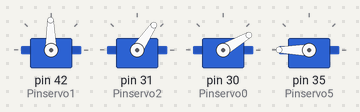
Simulated run of this sketch. Board: Arduino Mega 2560, built with avr-gcc and run on an emulated ATmega2560. Parts: 4 × servo.

Above: at 0.05 s.
At 1.0 s:
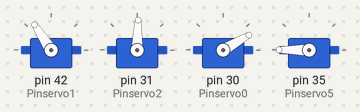
At 1.95 s:
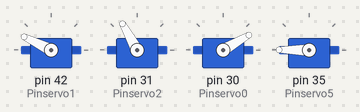
At 3.85 s:
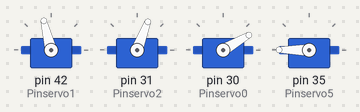
Timing chart, 0 to 5.6 s (numbered marks = the images above):
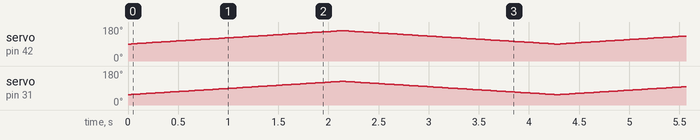

The sketch:

Servo.ino
```cpp
#include <Servo.h>

Servo servo0;//base
Servo servo1;//coude
Servo servo2;//epaule
Servo servo3;//poignée
Servo servo4;//rot.poignée
Servo servo5;//pince

int Pos0=30;
int Pos2=55;
int Pos1=90;//declare sa position initale
int Pos5=180;
int Pinservo1 = 42;
int Pinservo2 = 31;
int Pinservo0 = 30;
int Pinservo5 = 35;
int n = 70;
int i;
//int PinPot = 1;// en A1


void setup() {
  // put your setup code here, to run once:
  servo1.attach(Pinservo1);
  servo2.attach(Pinservo2);
  servo0.attach(Pinservo0);
  servo5.attach(Pinservo5);

  servo1.write(Pos1);
  servo2.write(Pos2);
  servo0.write(Pos0);
  servo5.write(Pos5);

}

void loop() {
  // put your main code here, to run repeatedly:

   for(i=0; i<= n; i++){
     servo1.write(Pos1+i);
     servo2.write(Pos2+i);

     delay(30);
  }
  Pos1+=n;
  Pos2+=n;


  for(i=0; i<= n; i++){
     servo1.write(Pos1-i);
     servo2.write(Pos2-i);

     delay(30);
  }
  Pos1-=n;
  Pos2-=n;


  /*
  PositionDuServo = analogRead(PinPot);
  PositionDuServo= map(PositionDuServo, 0, 1023, 0, 180);//produit en croix
  MonServo.write(PositionDuServo);
  delay(15);
  */
}
```
